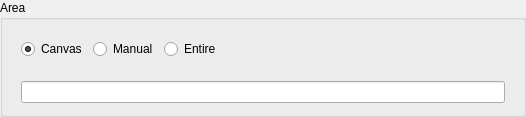
<?xml version="1.0" encoding="UTF-8"?>
<ui version="4.0">
 <class>Editor</class>
 <widget class="QWidget" name="Editor">
  <property name="geometry">
   <rect>
    <x>0</x>
    <y>0</y>
    <width>526</width>
    <height>117</height>
   </rect>
  </property>
  <property name="windowTitle">
   <string notr="true">Sigmet</string>
  </property>
  <layout class="QVBoxLayout" name="layout">
   <property name="leftMargin">
    <number>0</number>
   </property>
   <property name="topMargin">
    <number>0</number>
   </property>
   <property name="rightMargin">
    <number>0</number>
   </property>
   <property name="bottomMargin">
    <number>0</number>
   </property>
   <item>
    <widget class="QGroupBox" name="areaGroup">
     <property name="title">
      <string>Area</string>
     </property>
     <layout class="QVBoxLayout" name="areaLayout">
      <property name="bottomMargin">
       <number>5</number>
      </property>
      <item>
       <widget class="QWidget" name="changeAreaWidget" native="true">
        <property name="sizePolicy">
         <sizepolicy hsizetype="Preferred" vsizetype="Fixed">
          <horstretch>0</horstretch>
          <verstretch>0</verstretch>
         </sizepolicy>
        </property>
        <property name="minimumSize">
         <size>
          <width>0</width>
          <height>22</height>
         </size>
        </property>
        <layout class="QHBoxLayout" name="changeAreaLayout">
         <item>
          <widget class="QRadioButton" name="canvas">
           <property name="text">
            <string>Canvas</string>
           </property>
           <property name="checked">
            <bool>true</bool>
           </property>
          </widget>
         </item>
         <item>
          <widget class="QRadioButton" name="manual">
           <property name="text">
            <string>Manual</string>
           </property>
          </widget>
         </item>
         <item>
          <widget class="QRadioButton" name="entire">
           <property name="text">
            <string>Entire</string>
           </property>
          </widget>
         </item>
         <item>
          <spacer name="horizontalSpacer">
           <property name="orientation">
            <enum>Qt::Horizontal</enum>
           </property>
           <property name="sizeHint" stdset="0">
            <size>
             <width>40</width>
             <height>20</height>
            </size>
           </property>
          </spacer>
         </item>
         <item>
          <widget class="QToolButton" name="layersButton">
           <property name="text">
            <string notr="true"/>
           </property>
           <property name="popupMode">
            <enum>QToolButton::InstantPopup</enum>
           </property>
           <property name="autoRaise">
            <bool>true</bool>
           </property>
          </widget>
         </item>
         <item>
          <widget class="QToolButton" name="fcstButton">
           <property name="enabled">
            <bool>false</bool>
           </property>
           <property name="text">
            <string notr="true"/>
           </property>
           <property name="iconSize">
            <size>
             <width>16</width>
             <height>16</height>
            </size>
           </property>
           <property name="checkable">
            <bool>true</bool>
           </property>
           <property name="autoRaise">
            <bool>true</bool>
           </property>
          </widget>
         </item>
         <item>
          <widget class="QToolButton" name="modeButton">
           <property name="text">
            <string notr="true"/>
           </property>
           <property name="iconSize">
            <size>
             <width>16</width>
             <height>16</height>
            </size>
           </property>
           <property name="autoRaise">
            <bool>true</bool>
           </property>
          </widget>
         </item>
        </layout>
       </widget>
      </item>
      <item>
       <widget class="QWidget" name="textAreaWidget" native="true">
        <layout class="QVBoxLayout" name="verticalLayout">
         <property name="topMargin">
          <number>5</number>
         </property>
         <property name="bottomMargin">
          <number>5</number>
         </property>
         <item>
          <widget class="QLineEdit" name="textArea">
           <property name="placeholderText">
            <string notr="true"/>
           </property>
          </widget>
         </item>
        </layout>
       </widget>
      </item>
     </layout>
    </widget>
   </item>
  </layout>
 </widget>
 <tabstops>
  <tabstop>canvas</tabstop>
  <tabstop>manual</tabstop>
  <tabstop>entire</tabstop>
  <tabstop>modeButton</tabstop>
  <tabstop>textArea</tabstop>
 </tabstops>
 <resources/>
 <connections/>
</ui>
